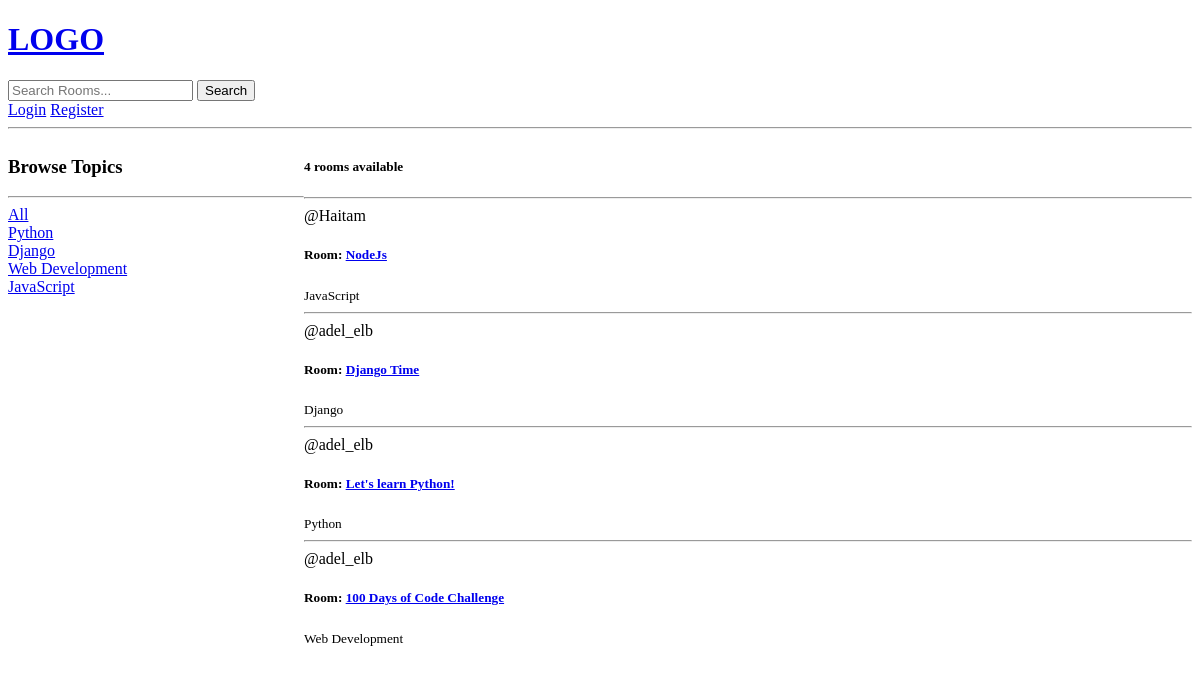
/, run on an earlier commit of the app's database.
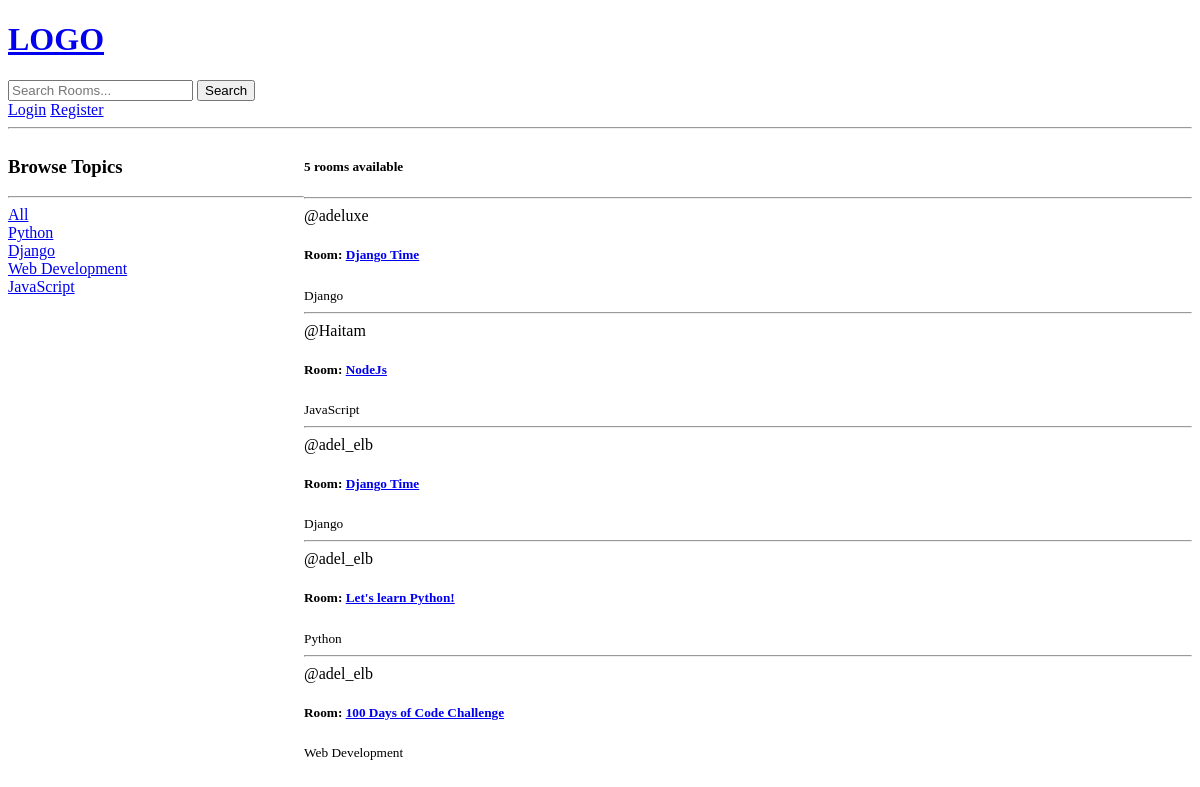
And on a later commit of the database.
### base/models.py (models this page shows, shortened)
class Topic(models.Model):
    name = models.CharField(max_length=200)

class Room(models.Model):
    host = models.ForeignKey(User, on_delete=models.CASCADE, null=True)
    topic = models.ForeignKey(Topic, on_delete=models.SET_NULL, null=True)
    name = models.CharField(max_length=200)
    description = models.TextField(null=True, blank=True) # null for database and blank is when we save a form
    participants = models.ManyToManyField(User,
                                          related_name='participants',
                                          blank=True)
    updated = models.DateTimeField(auto_now=True) # every time we save this module the datetime is updated
    created = models.DateTimeField(auto_now_add=True) # only saves datetime when we create the model
    class Meta:
        ordering = ['-updated', '-created'] # adding dash '-' means we want to order the results of the the query

### base/views.py (the view)
# urls.py: path('', views.home, name='home'),
def home(request):
    q = request.GET.get('q') if request.GET.get('q') != None else ''
    rooms = Room.objects.filter(
        Q(topic__name__icontains=q) | # Topic Name Rooms
        Q(name__icontains=q) | # Room Name
        Q(description__icontains=q) # Room Description
    )
    room_count = rooms.count()
    topics = Topic.objects.all()
    context = {
        'rooms': rooms,
        'topics': topics,
        'room_count': room_count
    }
    return render(request, 'base/home.html', context)

### base/templates/base/home.html (shortened to what this page needs)
{% extends 'main.html' %}
{% block content %}
<div class="home-container">
    <div>
        <h3>Browse Topics</h3>
        <hr>
        <div>
            <a href="{% url 'home' %}">All</a>
        </div>
        {% for topic in topics %}
            <div>
                <a href="{% url 'home' %}?q={{ topic.name }}">{{ topic.name }}</a>
            </div>
        {% endfor %}
    </div>
    <div>
        {% if room_count > 1 %}
            <h5>{{ room_count }} rooms available</h5>
        {% else %}
            <h5>{{ room_count }} room available</h5>
        {% endif %}
        <div>
            {% for room in rooms %}
            <hr>
            <div>
                <span>@{{ room.host.username }}</span>
                <h5>Room: <a href="{% url 'room' room.id %}">{{ room.name }}</a></h5>
                <small>{{ room.topic.name }}</small>
            </div>
            {% endfor %}
        </div>
    </div>
</div>
{% endblock %}

What changed in the data, as far as the page shows it:
added Room: host.username "adeluxe", name "Django Time", topic.name "Django"
Also different on the page:
{{ room_count }}: "4" → "5"
